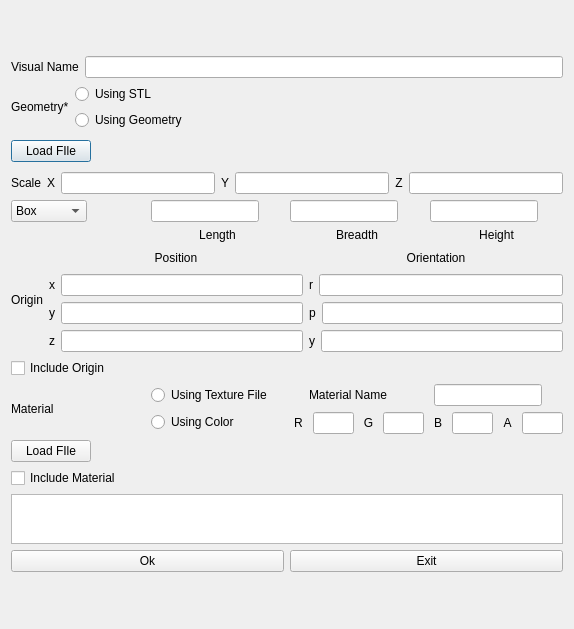
<?xml version="1.0" encoding="UTF-8"?>
<ui version="4.0">
 <class>AddVisual</class>
 <widget class="QDialog" name="AddVisual">
  <property name="geometry">
   <rect>
    <x>0</x>
    <y>0</y>
    <width>574</width>
    <height>629</height>
   </rect>
  </property>
  <property name="windowTitle">
   <string>Add Visual</string>
  </property>
  <layout class="QVBoxLayout" name="verticalLayout_16">
   <item>
    <layout class="QVBoxLayout" name="verticalLayout_15">
     <item>
      <layout class="QVBoxLayout" name="verticalLayout_14">
       <item>
        <layout class="QVBoxLayout" name="verticalLayout_9">
         <item>
          <layout class="QHBoxLayout" name="horizontalLayout_24">
           <item>
            <widget class="QLabel" name="label">
             <property name="text">
              <string>Visual Name</string>
             </property>
            </widget>
           </item>
           <item>
            <widget class="QLineEdit" name="visual_name"/>
           </item>
          </layout>
         </item>
         <item>
          <layout class="QHBoxLayout" name="horizontalLayout_12">
           <item>
            <widget class="QLabel" name="label_3">
             <property name="sizePolicy">
              <sizepolicy hsizetype="Fixed" vsizetype="Fixed">
               <horstretch>0</horstretch>
               <verstretch>0</verstretch>
              </sizepolicy>
             </property>
             <property name="text">
              <string>Geometry*</string>
             </property>
            </widget>
           </item>
           <item>
            <layout class="QVBoxLayout" name="verticalLayout">
             <item>
              <widget class="QRadioButton" name="stl_select">
               <property name="text">
                <string>Using STL</string>
               </property>
               <attribute name="buttonGroup">
                <string notr="true">buttonGroup_2</string>
               </attribute>
              </widget>
             </item>
             <item>
              <widget class="QRadioButton" name="geometry_select">
               <property name="text">
                <string>Using Geometry</string>
               </property>
               <attribute name="buttonGroup">
                <string notr="true">buttonGroup_2</string>
               </attribute>
              </widget>
             </item>
            </layout>
           </item>
          </layout>
         </item>
         <item>
          <layout class="QHBoxLayout" name="load_mesh_layout">
           <item>
            <widget class="QPushButton" name="MeshFIle">
             <property name="sizePolicy">
              <sizepolicy hsizetype="Fixed" vsizetype="Fixed">
               <horstretch>0</horstretch>
               <verstretch>0</verstretch>
              </sizepolicy>
             </property>
             <property name="text">
              <string>Load FIle</string>
             </property>
            </widget>
           </item>
           <item>
            <widget class="QLabel" name="geometry_filename">
             <property name="maximumSize">
              <size>
               <width>16777215</width>
               <height>30</height>
              </size>
             </property>
             <property name="text">
              <string/>
             </property>
            </widget>
           </item>
          </layout>
         </item>
         <item>
          <layout class="QHBoxLayout" name="horizontalLayout_2">
           <item>
            <widget class="QLabel" name="label_6">
             <property name="text">
              <string>Scale</string>
             </property>
             <property name="alignment">
              <set>Qt::AlignCenter</set>
             </property>
            </widget>
           </item>
           <item>
            <widget class="QLabel" name="scale_x_label">
             <property name="text">
              <string>X</string>
             </property>
             <property name="alignment">
              <set>Qt::AlignCenter</set>
             </property>
            </widget>
           </item>
           <item>
            <widget class="QLineEdit" name="scale_x"/>
           </item>
           <item>
            <widget class="QLabel" name="scale_y_label">
             <property name="text">
              <string>Y</string>
             </property>
             <property name="alignment">
              <set>Qt::AlignCenter</set>
             </property>
            </widget>
           </item>
           <item>
            <widget class="QLineEdit" name="scale_y"/>
           </item>
           <item>
            <widget class="QLabel" name="scale_z_label">
             <property name="text">
              <string>Z</string>
             </property>
             <property name="alignment">
              <set>Qt::AlignCenter</set>
             </property>
            </widget>
           </item>
           <item>
            <widget class="QLineEdit" name="scale_z"/>
           </item>
          </layout>
         </item>
         <item>
          <layout class="QHBoxLayout" name="horizontalLayout">
           <item>
            <layout class="QVBoxLayout" name="verticalLayout_6">
             <item>
              <widget class="QComboBox" name="comboBox">
               <property name="sizePolicy">
                <sizepolicy hsizetype="Fixed" vsizetype="Minimum">
                 <horstretch>0</horstretch>
                 <verstretch>0</verstretch>
                </sizepolicy>
               </property>
               <property name="maximumSize">
                <size>
                 <width>16777215</width>
                 <height>25</height>
                </size>
               </property>
               <item>
                <property name="text">
                 <string>Box</string>
                </property>
               </item>
               <item>
                <property name="text">
                 <string>Cylinder</string>
                </property>
               </item>
               <item>
                <property name="text">
                 <string>Sphere</string>
                </property>
               </item>
              </widget>
             </item>
             <item>
              <widget class="QLabel" name="parameter1_label_2">
               <property name="sizePolicy">
                <sizepolicy hsizetype="Preferred" vsizetype="Fixed">
                 <horstretch>0</horstretch>
                 <verstretch>0</verstretch>
                </sizepolicy>
               </property>
               <property name="text">
                <string/>
               </property>
               <property name="alignment">
                <set>Qt::AlignCenter</set>
               </property>
              </widget>
             </item>
            </layout>
           </item>
           <item>
            <layout class="QVBoxLayout" name="verticalLayout_2">
             <item>
              <widget class="QLineEdit" name="parameter1">
               <property name="sizePolicy">
                <sizepolicy hsizetype="Fixed" vsizetype="Fixed">
                 <horstretch>0</horstretch>
                 <verstretch>0</verstretch>
                </sizepolicy>
               </property>
              </widget>
             </item>
             <item>
              <widget class="QLabel" name="parameter1_label">
               <property name="sizePolicy">
                <sizepolicy hsizetype="Preferred" vsizetype="Fixed">
                 <horstretch>0</horstretch>
                 <verstretch>0</verstretch>
                </sizepolicy>
               </property>
               <property name="text">
                <string>Length</string>
               </property>
               <property name="alignment">
                <set>Qt::AlignCenter</set>
               </property>
              </widget>
             </item>
            </layout>
           </item>
           <item>
            <layout class="QVBoxLayout" name="verticalLayout_4">
             <item>
              <widget class="QLineEdit" name="parameter2">
               <property name="sizePolicy">
                <sizepolicy hsizetype="Fixed" vsizetype="Fixed">
                 <horstretch>0</horstretch>
                 <verstretch>0</verstretch>
                </sizepolicy>
               </property>
              </widget>
             </item>
             <item>
              <widget class="QLabel" name="parameter2_label">
               <property name="sizePolicy">
                <sizepolicy hsizetype="Preferred" vsizetype="Fixed">
                 <horstretch>0</horstretch>
                 <verstretch>0</verstretch>
                </sizepolicy>
               </property>
               <property name="text">
                <string>Breadth</string>
               </property>
               <property name="alignment">
                <set>Qt::AlignCenter</set>
               </property>
              </widget>
             </item>
            </layout>
           </item>
           <item>
            <layout class="QVBoxLayout" name="verticalLayout_5">
             <item>
              <widget class="QLineEdit" name="parameter3">
               <property name="sizePolicy">
                <sizepolicy hsizetype="Fixed" vsizetype="Fixed">
                 <horstretch>0</horstretch>
                 <verstretch>0</verstretch>
                </sizepolicy>
               </property>
              </widget>
             </item>
             <item>
              <widget class="QLabel" name="parameter3_label">
               <property name="sizePolicy">
                <sizepolicy hsizetype="Preferred" vsizetype="Fixed">
                 <horstretch>0</horstretch>
                 <verstretch>0</verstretch>
                </sizepolicy>
               </property>
               <property name="text">
                <string>Height</string>
               </property>
               <property name="alignment">
                <set>Qt::AlignCenter</set>
               </property>
              </widget>
             </item>
            </layout>
           </item>
          </layout>
         </item>
        </layout>
       </item>
      </layout>
     </item>
     <item>
      <layout class="QVBoxLayout" name="verticalLayout_13">
       <item>
        <layout class="QVBoxLayout" name="verticalLayout_7">
         <item>
          <layout class="QHBoxLayout" name="horizontalLayout_6">
           <item>
            <widget class="QLabel" name="origin_label">
             <property name="text">
              <string>Origin</string>
             </property>
             <property name="alignment">
              <set>Qt::AlignCenter</set>
             </property>
            </widget>
           </item>
           <item>
            <layout class="QHBoxLayout" name="horizontalLayout_22">
             <item>
              <layout class="QVBoxLayout" name="verticalLayout_12">
               <item>
                <widget class="QLabel" name="position_label">
                 <property name="maximumSize">
                  <size>
                   <width>16777215</width>
                   <height>20</height>
                  </size>
                 </property>
                 <property name="text">
                  <string>Position</string>
                 </property>
                 <property name="alignment">
                  <set>Qt::AlignCenter</set>
                 </property>
                </widget>
               </item>
               <item>
                <layout class="QHBoxLayout" name="horizontalLayout_3">
                 <item>
                  <widget class="QLabel" name="x_label">
                   <property name="text">
                    <string>x</string>
                   </property>
                   <property name="alignment">
                    <set>Qt::AlignCenter</set>
                   </property>
                  </widget>
                 </item>
                 <item>
                  <widget class="QLineEdit" name="x"/>
                 </item>
                </layout>
               </item>
               <item>
                <layout class="QHBoxLayout" name="horizontalLayout_4">
                 <item>
                  <widget class="QLabel" name="y_label">
                   <property name="text">
                    <string>y</string>
                   </property>
                   <property name="alignment">
                    <set>Qt::AlignCenter</set>
                   </property>
                  </widget>
                 </item>
                 <item>
                  <widget class="QLineEdit" name="y"/>
                 </item>
                </layout>
               </item>
               <item>
                <layout class="QHBoxLayout" name="horizontalLayout_5">
                 <item>
                  <widget class="QLabel" name="z_label">
                   <property name="text">
                    <string>z</string>
                   </property>
                   <property name="alignment">
                    <set>Qt::AlignCenter</set>
                   </property>
                  </widget>
                 </item>
                 <item>
                  <widget class="QLineEdit" name="z"/>
                 </item>
                </layout>
               </item>
              </layout>
             </item>
             <item>
              <layout class="QVBoxLayout" name="verticalLayout_11">
               <item>
                <widget class="QLabel" name="orientation_label">
                 <property name="maximumSize">
                  <size>
                   <width>16777215</width>
                   <height>20</height>
                  </size>
                 </property>
                 <property name="text">
                  <string>Orientation</string>
                 </property>
                 <property name="alignment">
                  <set>Qt::AlignCenter</set>
                 </property>
                </widget>
               </item>
               <item>
                <layout class="QHBoxLayout" name="horizontalLayout_9">
                 <item>
                  <widget class="QLabel" name="roll_label">
                   <property name="text">
                    <string>r</string>
                   </property>
                   <property name="alignment">
                    <set>Qt::AlignCenter</set>
                   </property>
                  </widget>
                 </item>
                 <item>
                  <widget class="QLineEdit" name="roll"/>
                 </item>
                </layout>
               </item>
               <item>
                <layout class="QHBoxLayout" name="horizontalLayout_10">
                 <item>
                  <widget class="QLabel" name="pitch_label">
                   <property name="text">
                    <string>p</string>
                   </property>
                   <property name="alignment">
                    <set>Qt::AlignCenter</set>
                   </property>
                  </widget>
                 </item>
                 <item>
                  <widget class="QLineEdit" name="pitch"/>
                 </item>
                </layout>
               </item>
               <item>
                <layout class="QHBoxLayout" name="horizontalLayout_11">
                 <item>
                  <widget class="QLabel" name="yaw_label">
                   <property name="text">
                    <string>y</string>
                   </property>
                   <property name="alignment">
                    <set>Qt::AlignCenter</set>
                   </property>
                  </widget>
                 </item>
                 <item>
                  <widget class="QLineEdit" name="yaw"/>
                 </item>
                </layout>
               </item>
              </layout>
             </item>
            </layout>
           </item>
          </layout>
         </item>
         <item>
          <widget class="QCheckBox" name="includeorigin">
           <property name="maximumSize">
            <size>
             <width>16777215</width>
             <height>20</height>
            </size>
           </property>
           <property name="text">
            <string>Include Origin</string>
           </property>
          </widget>
         </item>
        </layout>
       </item>
       <item>
        <layout class="QVBoxLayout" name="verticalLayout_8">
         <item>
          <layout class="QVBoxLayout" name="verticalLayout_10">
           <item>
            <layout class="QHBoxLayout" name="horizontalLayout_21">
             <item>
              <layout class="QHBoxLayout" name="horizontalLayout_13">
               <item>
                <widget class="QLabel" name="Material_title_label">
                 <property name="text">
                  <string>Material</string>
                 </property>
                </widget>
               </item>
               <item>
                <layout class="QVBoxLayout" name="verticalLayout_3">
                 <item>
                  <widget class="QRadioButton" name="UseTexture">
                   <property name="text">
                    <string>Using Texture File</string>
                   </property>
                   <attribute name="buttonGroup">
                    <string notr="true">buttonGroup</string>
                   </attribute>
                  </widget>
                 </item>
                 <item>
                  <widget class="QRadioButton" name="UseColor">
                   <property name="text">
                    <string>Using Color</string>
                   </property>
                   <attribute name="buttonGroup">
                    <string notr="true">buttonGroup</string>
                   </attribute>
                  </widget>
                 </item>
                </layout>
               </item>
              </layout>
             </item>
             <item>
              <layout class="QVBoxLayout" name="materialname_rgba">
               <item>
                <layout class="QHBoxLayout" name="materialname">
                 <item>
                  <widget class="QLabel" name="Material_name_label">
                   <property name="sizePolicy">
                    <sizepolicy hsizetype="Minimum" vsizetype="Preferred">
                     <horstretch>0</horstretch>
                     <verstretch>0</verstretch>
                    </sizepolicy>
                   </property>
                   <property name="maximumSize">
                    <size>
                     <width>100</width>
                     <height>16777215</height>
                    </size>
                   </property>
                   <property name="text">
                    <string>Material Name</string>
                   </property>
                  </widget>
                 </item>
                 <item>
                  <widget class="QLineEdit" name="Material_name">
                   <property name="sizePolicy">
                    <sizepolicy hsizetype="Fixed" vsizetype="Fixed">
                     <horstretch>0</horstretch>
                     <verstretch>0</verstretch>
                    </sizepolicy>
                   </property>
                  </widget>
                 </item>
                </layout>
               </item>
               <item>
                <layout class="QHBoxLayout" name="rgba">
                 <item>
                  <layout class="QHBoxLayout" name="horizontalLayout_19">
                   <item>
                    <widget class="QLabel" name="R_label">
                     <property name="sizePolicy">
                      <sizepolicy hsizetype="Fixed" vsizetype="Fixed">
                       <horstretch>0</horstretch>
                       <verstretch>0</verstretch>
                      </sizepolicy>
                     </property>
                     <property name="maximumSize">
                      <size>
                       <width>20</width>
                       <height>16777215</height>
                      </size>
                     </property>
                     <property name="text">
                      <string>R</string>
                     </property>
                     <property name="alignment">
                      <set>Qt::AlignCenter</set>
                     </property>
                    </widget>
                   </item>
                   <item>
                    <widget class="QLineEdit" name="R">
                     <property name="sizePolicy">
                      <sizepolicy hsizetype="Fixed" vsizetype="Fixed">
                       <horstretch>0</horstretch>
                       <verstretch>0</verstretch>
                      </sizepolicy>
                     </property>
                     <property name="maximumSize">
                      <size>
                       <width>41</width>
                       <height>16777215</height>
                      </size>
                     </property>
                    </widget>
                   </item>
                  </layout>
                 </item>
                 <item>
                  <layout class="QHBoxLayout" name="horizontalLayout_18">
                   <item>
                    <widget class="QLabel" name="G_label">
                     <property name="sizePolicy">
                      <sizepolicy hsizetype="Fixed" vsizetype="Fixed">
                       <horstretch>0</horstretch>
                       <verstretch>0</verstretch>
                      </sizepolicy>
                     </property>
                     <property name="maximumSize">
                      <size>
                       <width>20</width>
                       <height>16777215</height>
                      </size>
                     </property>
                     <property name="text">
                      <string>G</string>
                     </property>
                     <property name="alignment">
                      <set>Qt::AlignCenter</set>
                     </property>
                    </widget>
                   </item>
                   <item>
                    <widget class="QLineEdit" name="G">
                     <property name="sizePolicy">
                      <sizepolicy hsizetype="Fixed" vsizetype="Fixed">
                       <horstretch>0</horstretch>
                       <verstretch>0</verstretch>
                      </sizepolicy>
                     </property>
                     <property name="maximumSize">
                      <size>
                       <width>41</width>
                       <height>16777215</height>
                      </size>
                     </property>
                    </widget>
                   </item>
                  </layout>
                 </item>
                 <item>
                  <layout class="QHBoxLayout" name="horizontalLayout_17">
                   <item>
                    <widget class="QLabel" name="B_label">
                     <property name="sizePolicy">
                      <sizepolicy hsizetype="Fixed" vsizetype="Fixed">
                       <horstretch>0</horstretch>
                       <verstretch>0</verstretch>
                      </sizepolicy>
                     </property>
                     <property name="maximumSize">
                      <size>
                       <width>20</width>
                       <height>16777215</height>
                      </size>
                     </property>
                     <property name="text">
                      <string>B</string>
                     </property>
                     <property name="alignment">
                      <set>Qt::AlignCenter</set>
                     </property>
                    </widget>
                   </item>
                   <item>
                    <widget class="QLineEdit" name="B">
                     <property name="sizePolicy">
                      <sizepolicy hsizetype="Fixed" vsizetype="Fixed">
                       <horstretch>0</horstretch>
                       <verstretch>0</verstretch>
                      </sizepolicy>
                     </property>
                     <property name="maximumSize">
                      <size>
                       <width>41</width>
                       <height>16777215</height>
                      </size>
                     </property>
                    </widget>
                   </item>
                  </layout>
                 </item>
                 <item>
                  <layout class="QHBoxLayout" name="horizontalLayout_16">
                   <item>
                    <widget class="QLabel" name="A_label">
                     <property name="sizePolicy">
                      <sizepolicy hsizetype="Fixed" vsizetype="Fixed">
                       <horstretch>0</horstretch>
                       <verstretch>0</verstretch>
                      </sizepolicy>
                     </property>
                     <property name="maximumSize">
                      <size>
                       <width>20</width>
                       <height>16777215</height>
                      </size>
                     </property>
                     <property name="text">
                      <string>A</string>
                     </property>
                     <property name="alignment">
                      <set>Qt::AlignCenter</set>
                     </property>
                    </widget>
                   </item>
                   <item>
                    <widget class="QLineEdit" name="A">
                     <property name="sizePolicy">
                      <sizepolicy hsizetype="Fixed" vsizetype="Fixed">
                       <horstretch>0</horstretch>
                       <verstretch>0</verstretch>
                      </sizepolicy>
                     </property>
                     <property name="maximumSize">
                      <size>
                       <width>41</width>
                       <height>16777215</height>
                      </size>
                     </property>
                    </widget>
                   </item>
                  </layout>
                 </item>
                </layout>
               </item>
              </layout>
             </item>
            </layout>
           </item>
           <item>
            <layout class="QHBoxLayout" name="horizontalLayout_14">
             <item>
              <widget class="QPushButton" name="TextureFIle">
               <property name="sizePolicy">
                <sizepolicy hsizetype="Fixed" vsizetype="Fixed">
                 <horstretch>0</horstretch>
                 <verstretch>0</verstretch>
                </sizepolicy>
               </property>
               <property name="text">
                <string>Load FIle</string>
               </property>
              </widget>
             </item>
             <item>
              <widget class="QLabel" name="texture_filename">
               <property name="maximumSize">
                <size>
                 <width>16777215</width>
                 <height>20</height>
                </size>
               </property>
               <property name="text">
                <string/>
               </property>
              </widget>
             </item>
            </layout>
           </item>
          </layout>
         </item>
         <item>
          <widget class="QCheckBox" name="includematerial">
           <property name="maximumSize">
            <size>
             <width>16777215</width>
             <height>20</height>
            </size>
           </property>
           <property name="text">
            <string>Include Material</string>
           </property>
          </widget>
         </item>
        </layout>
       </item>
      </layout>
     </item>
     <item>
      <widget class="QTextBrowser" name="errorlist">
       <property name="maximumSize">
        <size>
         <width>16777215</width>
         <height>50</height>
        </size>
       </property>
      </widget>
     </item>
     <item>
      <layout class="QHBoxLayout" name="horizontalLayout_8">
       <item>
        <widget class="QPushButton" name="ok">
         <property name="enabled">
          <bool>true</bool>
         </property>
         <property name="text">
          <string>Ok</string>
         </property>
        </widget>
       </item>
       <item>
        <widget class="QPushButton" name="exit">
         <property name="text">
          <string>Exit</string>
         </property>
        </widget>
       </item>
      </layout>
     </item>
    </layout>
   </item>
  </layout>
 </widget>
 <resources/>
 <connections/>
 <buttongroups>
  <buttongroup name="buttonGroup"/>
  <buttongroup name="buttonGroup_2"/>
 </buttongroups>
</ui>
